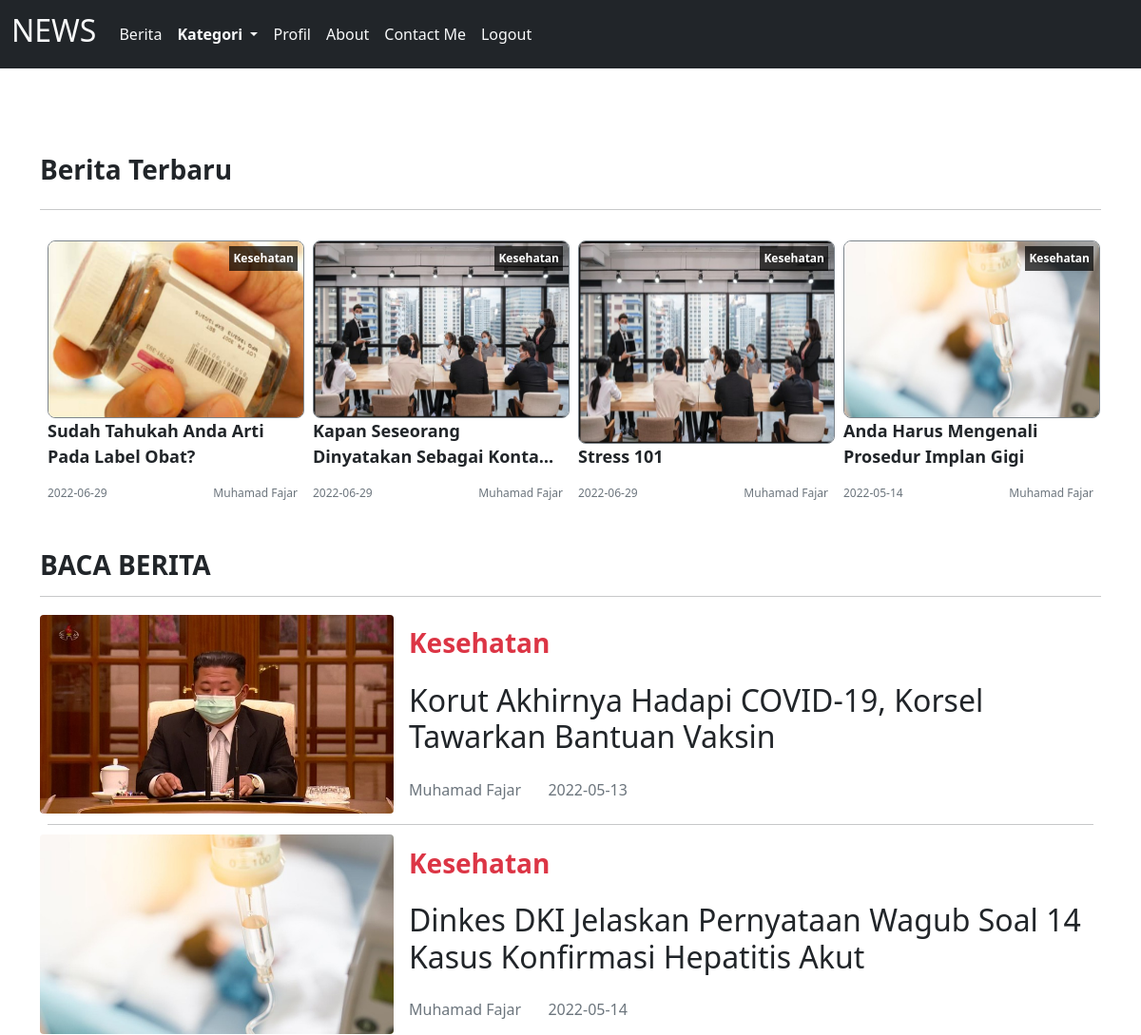
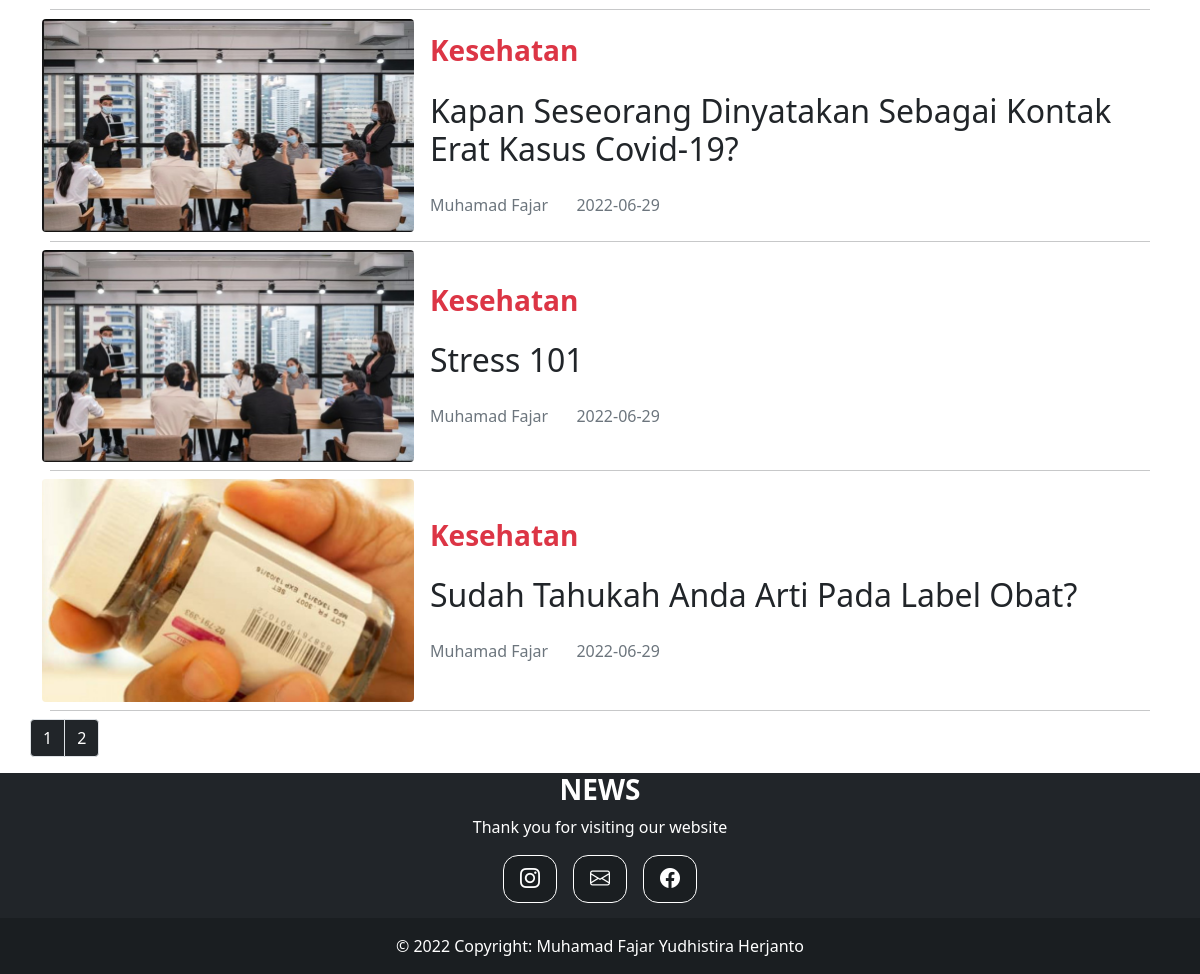
/kategorikesehatanpage.php (signed in), run on the app's committed database (2 pictures, top to bottom).
### tables this page shows
CREATE TABLE `berita` (
  `id_berita` int(11) NOT NULL,
  `id_kategori` int(11) NOT NULL,
  `judul_berita` varchar(255) NOT NULL,
  `penulis_berita` varchar(255) NOT NULL,
  `tgl_berita` date NOT NULL,
  `isi_berita` text NOT NULL,
  `gambar_berita` varchar(255) NOT NULL
);

CREATE TABLE `kategori` (
  `id_kategori` int(11) NOT NULL,
  `nama_kategori` varchar(255) NOT NULL
);

### kategorikesehatanpage.php (the view, shortened to what this page needs)
<?php
        include "koneksi.php";
        $id="kesehatan";
        $limit = 5;
          if (isset($_GET["page"])) {
	          $page  = $_GET["page"];
	        }
      	  else{
	          $page=1;
	        };
        $start_from = ($page-1) * $limit;
?>
<!DOCTYPE html>
<html lang="en">
<head>
     <link rel="stylesheet" href="css/bootstrap.min.css">
     <link rel="stylesheet" href="css/bootstrap.css">
     <link rel="stylesheet" href="assets/style/style.css">
     <link rel="stylesheet" href="https://cdn.jsdelivr.net/npm/bootstrap-icons@1.8.1/font/bootstrap-icons.css">
</head>
<body>
<nav class="navbar navbar-expand-lg navbar-light bg-dark ">
        <div class="container-fluid">
          <a class="navbar-brand text-light" href="#"><h2>NEWS</h2></a>
          <div class="collapse navbar-collapse" id="navbarNav">
            <ul class="navbar-nav justify-content-center">
              <li class="nav-item">
                <a class="nav-link text-light" href="user/indexuser.php">Berita</a>
              </li>
              <li class="nav-item dropdown">
               <a class="nav-link dropdown-toggle nav-link text-light fw-bold" href="#" id="navbarDropdownMenuLink" role="button" data-bs-toggle="dropdown" aria-expanded="false">
               Kategori
          </a>
              </li>
              <li class="nav-item">
                <a class="nav-link text-light" href="user/indexprofil.php">Profil</a>
              </li>
              <li class="nav-item">
                <a class="nav-link text-light" href="aboutpage.php">About</a>
              </li>
              <li class="nav-item">
                <a class="nav-link text-light" href="contactpage.php">Contact Me</a>
              </li>
              <li class="nav-item">
                <a class="nav-link text-light" href="logout.php">Logout</a>
              </li>
            </ul>
          </div>
        </div>
      </nav>
    <section id="content">
    <div class="container" style="margin-top:50px;">
    <div class="d-flex justify-content-between">
      <h3 class="fw-bold">Berita Terbaru</h3>
      </div>
      <hr>
    <div class="row row-cols-1 row-cols-md-3 row-cols-2 row-cols-lg-4 g-4 g-lg-3 m-0 w-100">
        <?php
            $query= $koneksi->query("SELECT * FROM berita INNER JOIN kategori ON berita.id_kategori=kategori.id_kategori WHERE nama_kategori='$id' ORDER BY tgl_berita DESC LIMIT 4");
            while ($data=mysqli_fetch_array($query))  {
        ?>
                <div class="col">
                    <div class="card border-0 h-100 mb-2 mb-md-4">
                        <span class="label-category p-1"><?=$data['nama_kategori']?></span>
                        <img src="images/<?=$data['gambar_berita']?>" alt="" class="thumbnail-latets" style="height:100%">
                        <div class="card-body p-0">
                            <p class="card-title-latets mb-2 mb-md-3 multi-line-truncate"><?=$data['judul_berita']?></p>
                            <div class="d-flex justify-content-between">
                                <small class="text-muted"><?= $data['tgl_berita']?></small>
                                <small class="text-muted"><?= $data['penulis_berita']?></small>
                            </div>
                        </div>
                    </div>
                </div>
                <?php
            }
                ?>
    </div>
             <div id="content-news" class="row" style="margin-top:50px;">
                <div class="col-12 col-md-12">
                    <h3 class="fw-bold">BACA BERITA</h3>
                    <hr>
                     <?php
                      $result = mysqli_query($koneksi,"SELECT * FROM berita INNER JOIN kategori ON berita.id_kategori=kategori.id_kategori WHERE nama_kategori='$id' ORDER BY id_berita DESC LIMIT $start_from, $limit");
                      while ($data=mysqli_fetch_array($result))  {
                      ?>
                      <div class="card border-0 w-100">
                          <div class="row g-0 align-items-center">
                            <div class="col-md-4 col-4 position-relative">
                                <img src="images/<?=$data['gambar_berita']?>" class="img-fluid rounded my-auto" style="width:400px; heigth:100%;">
                            </div>
                            <div class="col-md-8 col-8">
                                <div class="card-body p-2 p-md-3">
                                    <h3 class="text-danger fw-bold list-label"><?=$data['nama_kategori']?></h3>
                                    <h2 class="card-title multi-line-truncate list-judul my-lg-4"><?=$data['judul_berita']?></h2>
                                    <large class="text-muted penulis me-4"><?=$data['penulis_berita']?></large>
                                    <large class="text-muted"><?=$data['tgl_berita']?></large>
                                </div>
                            </div>
                         </div>
                        <hr class="m-2">
                    </div>
                      <?php
        }
        ?>
</div>
<?php
$result_db = mysqli_query($koneksi,"SELECT COUNT(*) as jumlah FROM berita WHERE id_kategori ='6'");
$row_db = mysqli_fetch_row($result_db);
$total_records = $row_db[0];
$total_pages = ceil($total_records / $limit);
$pagLink = "<ul class='pagination'>";
for ($i=1; $i<=$total_pages; $i++) {
              $pagLink .= "<li class='page-item'><a class='page-link bg-dark text-white' href='kategoriedukasipage.php?page=".$i."'>".$i."</a></li>";
}
echo $pagLink . "</ul>";
?>
            </div>
</div>
<?php
include "footer.php";
?>
    </body>
    </html>

### assets/style/style.css (style rules this page uses)
section#content { margin-top: 90px; }
small { font-size: 12px; }
.thumbnail-latets { width: 270px; height: 176px; border-radius: 8px; border: 1px solid #7D858C; }
.label-category { position: absolute; top: 6px; right: 0; font-weight: bold; background-color: rgba(0, 0, 0, .7); color: white; font-size: 12px; }
.card-title-latets { font-size: 18px; font-weight: bold; }
.multi-line-truncate { display: -webkit-box; -webkit-box-orient: vertical; -webkit-line-clamp: 2; overflow: hidden; }

### data on the page
berita: id_kategori.nama_kategori "Kesehatan", gambar_berita (picture), judul_berita "Sudah Tahukah Anda Arti Pada Label Obat?", tgl_berita "2022-06-29", penulis_berita "Muhamad Fajar"
berita: id_kategori.nama_kategori "Kesehatan", gambar_berita (picture), judul_berita "Kapan Seseorang Dinyatakan Sebagai…", tgl_berita "2022-06-29", penulis_berita "Muhamad Fajar", judul_berita "Kapan Seseorang Dinyatakan Sebagai Kontak Erat Kasus Covid-19?"
berita: id_kategori.nama_kategori "Kesehatan", gambar_berita (picture), judul_berita "Stress 101", tgl_berita "2022-06-29", penulis_berita "Muhamad Fajar"
berita: id_kategori.nama_kategori "Kesehatan", gambar_berita (picture), judul_berita "Anda Harus Mengenali Prosedur Implan Gigi", tgl_berita "2022-05-14", penulis_berita "Muhamad Fajar"
berita: gambar_berita (picture), id_kategori.nama_kategori "Kesehatan", judul_berita "Korut Akhirnya Hadapi COVID-19, Korsel Tawarkan Bantuan Vaksin", penulis_berita "Muhamad Fajar", tgl_berita "2022-05-13"
berita: gambar_berita (picture), id_kategori.nama_kategori "Kesehatan", judul_berita "Dinkes DKI Jelaskan Pernyataan Wagub Soal 14 Kasus Konfirmasi Hepatitis Akut", penulis_berita "Muhamad Fajar", tgl_berita "2022-05-14"
